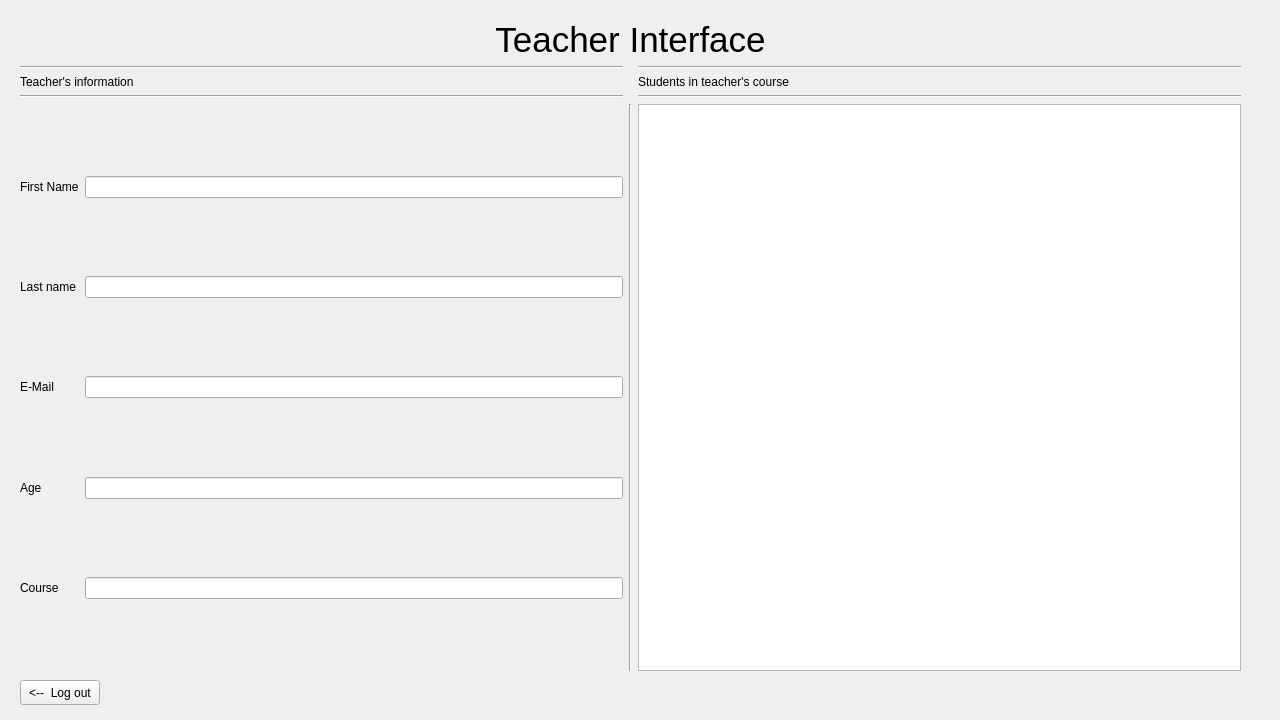
<?xml version="1.0" encoding="UTF-8"?>
<ui version="4.0">
 <class>TeacherView</class>
 <widget class="QWidget" name="TeacherView">
  <property name="geometry">
   <rect>
    <x>0</x>
    <y>0</y>
    <width>1280</width>
    <height>720</height>
   </rect>
  </property>
  <property name="windowTitle">
   <string>Form</string>
  </property>
  <widget class="QWidget" name="gridLayoutWidget">
   <property name="geometry">
    <rect>
     <x>20</x>
     <y>20</y>
     <width>1221</width>
     <height>651</height>
    </rect>
   </property>
   <layout class="QGridLayout" name="gridLayout">
    <item row="4" column="0">
     <layout class="QFormLayout" name="formLayout">
      <item row="0" column="0">
       <spacer name="verticalSpacer_4">
        <property name="orientation">
         <enum>Qt::Vertical</enum>
        </property>
        <property name="sizeHint" stdset="0">
         <size>
          <width>20</width>
          <height>40</height>
         </size>
        </property>
       </spacer>
      </item>
      <item row="1" column="0">
       <widget class="QLabel" name="label_fname">
        <property name="text">
         <string>First Name</string>
        </property>
       </widget>
      </item>
      <item row="1" column="1">
       <widget class="QLineEdit" name="le_fname"/>
      </item>
      <item row="2" column="0">
       <spacer name="verticalSpacer">
        <property name="orientation">
         <enum>Qt::Vertical</enum>
        </property>
        <property name="sizeHint" stdset="0">
         <size>
          <width>20</width>
          <height>40</height>
         </size>
        </property>
       </spacer>
      </item>
      <item row="3" column="0">
       <widget class="QLabel" name="label_lname">
        <property name="text">
         <string>Last name</string>
        </property>
       </widget>
      </item>
      <item row="3" column="1">
       <widget class="QLineEdit" name="le_lname"/>
      </item>
      <item row="4" column="0">
       <spacer name="verticalSpacer_2">
        <property name="orientation">
         <enum>Qt::Vertical</enum>
        </property>
        <property name="sizeHint" stdset="0">
         <size>
          <width>20</width>
          <height>40</height>
         </size>
        </property>
       </spacer>
      </item>
      <item row="7" column="0">
       <widget class="QLabel" name="label_age">
        <property name="text">
         <string>Age</string>
        </property>
       </widget>
      </item>
      <item row="7" column="1">
       <widget class="QLineEdit" name="le_age"/>
      </item>
      <item row="8" column="0">
       <spacer name="verticalSpacer_3">
        <property name="orientation">
         <enum>Qt::Vertical</enum>
        </property>
        <property name="sizeHint" stdset="0">
         <size>
          <width>20</width>
          <height>40</height>
         </size>
        </property>
       </spacer>
      </item>
      <item row="9" column="0">
       <widget class="QLabel" name="label_course">
        <property name="text">
         <string>Course</string>
        </property>
       </widget>
      </item>
      <item row="9" column="1">
       <widget class="QLineEdit" name="le_course"/>
      </item>
      <item row="10" column="0">
       <spacer name="verticalSpacer_5">
        <property name="orientation">
         <enum>Qt::Vertical</enum>
        </property>
        <property name="sizeHint" stdset="0">
         <size>
          <width>20</width>
          <height>40</height>
         </size>
        </property>
       </spacer>
      </item>
      <item row="5" column="0">
       <widget class="QLabel" name="label_email">
        <property name="text">
         <string>E-Mail</string>
        </property>
       </widget>
      </item>
      <item row="5" column="1">
       <widget class="QLineEdit" name="le_email"/>
      </item>
      <item row="6" column="0">
       <spacer name="verticalSpacer_6">
        <property name="orientation">
         <enum>Qt::Vertical</enum>
        </property>
        <property name="sizeHint" stdset="0">
         <size>
          <width>20</width>
          <height>40</height>
         </size>
        </property>
       </spacer>
      </item>
     </layout>
    </item>
    <item row="1" column="2">
     <widget class="Line" name="line_3">
      <property name="orientation">
       <enum>Qt::Horizontal</enum>
      </property>
     </widget>
    </item>
    <item row="2" column="0">
     <widget class="QLabel" name="label_title_info">
      <property name="text">
       <string>Teacher's information</string>
      </property>
     </widget>
    </item>
    <item row="1" column="0">
     <widget class="Line" name="line_2">
      <property name="orientation">
       <enum>Qt::Horizontal</enum>
      </property>
     </widget>
    </item>
    <item row="2" column="2">
     <widget class="QLabel" name="label_title_students">
      <property name="text">
       <string>Students in teacher's course</string>
      </property>
     </widget>
    </item>
    <item row="0" column="0" colspan="3">
     <widget class="QLabel" name="label_title">
      <property name="font">
       <font>
        <pointsize>26</pointsize>
       </font>
      </property>
      <property name="text">
       <string>Teacher Interface</string>
      </property>
      <property name="alignment">
       <set>Qt::AlignCenter</set>
      </property>
     </widget>
    </item>
    <item row="4" column="1">
     <widget class="Line" name="line">
      <property name="orientation">
       <enum>Qt::Vertical</enum>
      </property>
     </widget>
    </item>
    <item row="4" column="2">
     <layout class="QVBoxLayout" name="verticalLayout">
      <item>
       <widget class="QTableWidget" name="tableWidget_students"/>
      </item>
     </layout>
    </item>
    <item row="3" column="0">
     <widget class="Line" name="line_4">
      <property name="orientation">
       <enum>Qt::Horizontal</enum>
      </property>
     </widget>
    </item>
    <item row="3" column="2">
     <widget class="Line" name="line_5">
      <property name="orientation">
       <enum>Qt::Horizontal</enum>
      </property>
     </widget>
    </item>
   </layout>
  </widget>
  <widget class="QPushButton" name="button_logout">
   <property name="geometry">
    <rect>
     <x>20</x>
     <y>680</y>
     <width>80</width>
     <height>25</height>
    </rect>
   </property>
   <property name="text">
    <string>&lt;--  Log out</string>
   </property>
  </widget>
 </widget>
 <resources/>
 <connections/>
</ui>
